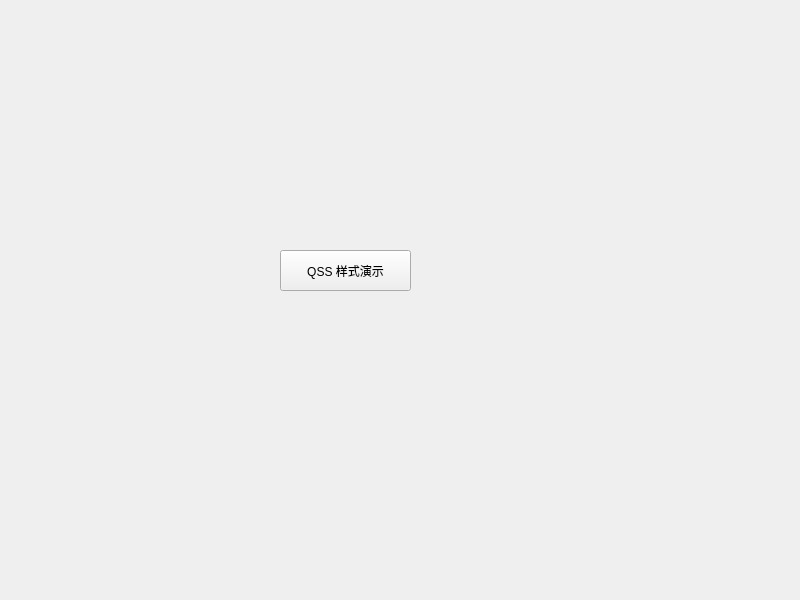
<?xml version="1.0" encoding="UTF-8"?>
<ui version="4.0">
 <class>Widget</class>
 <widget class="QWidget" name="Widget">
  <property name="geometry">
   <rect>
    <x>0</x>
    <y>0</y>
    <width>800</width>
    <height>600</height>
   </rect>
  </property>
  <property name="windowTitle">
   <string>Widget</string>
  </property>
  <widget class="QPushButton" name="pushButton_style">
   <property name="geometry">
    <rect>
     <x>280</x>
     <y>250</y>
     <width>131</width>
     <height>41</height>
    </rect>
   </property>
   <property name="text">
    <string>QSS 样式演示</string>
   </property>
  </widget>
 </widget>
 <resources/>
 <connections/>
</ui>
